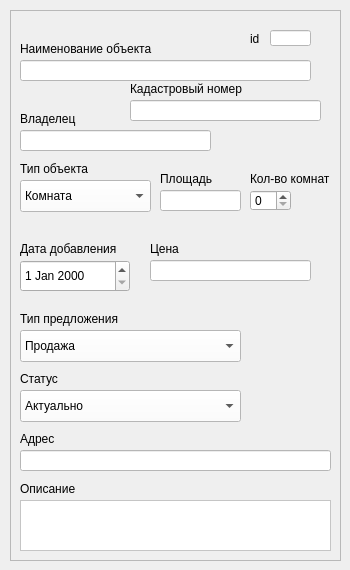
    <widget class="QWidget" name="page_Objectsc">
     <widget class="QFrame" name="frame_10">
      <property name="geometry">
       <rect>
        <x>10</x>
        <y>10</y>
        <width>331</width>
        <height>551</height>
       </rect>
      </property>
      <property name="frameShape">
       <enum>QFrame::StyledPanel</enum>
      </property>
      <property name="frameShadow">
       <enum>QFrame::Raised</enum>
      </property>
      <widget class="QLineEdit" name="tb_objectsc_id">
       <property name="geometry">
        <rect>
         <x>260</x>
         <y>20</y>
         <width>41</width>
         <height>16</height>
        </rect>
       </property>
       <property name="styleSheet">
        <string notr="true">color: rgb(0, 0, 0);
background-color: rgb(255, 255, 255);</string>
       </property>
      </widget>
      <widget class="QLineEdit" name="tb_objectsc_name">
       <property name="geometry">
        <rect>
         <x>10</x>
         <y>50</y>
         <width>291</width>
         <height>21</height>
        </rect>
       </property>
       <property name="styleSheet">
        <string notr="true">color: rgb(0, 0, 0);
background-color: rgb(255, 255, 255);</string>
       </property>
      </widget>
      <widget class="QLineEdit" name="tb_objectsc_owner">
       <property name="geometry">
        <rect>
         <x>10</x>
         <y>120</y>
         <width>191</width>
         <height>21</height>
        </rect>
       </property>
       <property name="styleSheet">
        <string notr="true">color: rgb(0, 0, 0);
background-color: rgb(255, 255, 255);</string>
       </property>
      </widget>
      <widget class="QLabel" name="label_client_lname_11">
       <property name="geometry">
        <rect>
         <x>10</x>
         <y>30</y>
         <width>150</width>
         <height>18</height>
        </rect>
       </property>
       <property name="text">
        <string>Наименование объекта</string>
       </property>
      </widget>
      <widget class="QLabel" name="label_fname_22">
       <property name="geometry">
        <rect>
         <x>10</x>
         <y>100</y>
         <width>96</width>
         <height>18</height>
        </rect>
       </property>
       <property name="text">
        <string>Владелец</string>
       </property>
      </widget>
      <widget class="QLabel" name="label_12">
       <property name="geometry">
        <rect>
         <x>240</x>
         <y>20</y>
         <width>12</width>
         <height>18</height>
        </rect>
       </property>
       <property name="text">
        <string>id</string>
       </property>
      </widget>
      <widget class="QLabel" name="label_fname_30">
       <property name="geometry">
        <rect>
         <x>10</x>
         <y>150</y>
         <width>77</width>
         <height>18</height>
        </rect>
       </property>
       <property name="text">
        <string>Тип объекта</string>
       </property>
      </widget>
      <widget class="QComboBox" name="cb_objectsc_type">
       <property name="geometry">
        <rect>
         <x>10</x>
         <y>170</y>
         <width>131</width>
         <height>32</height>
        </rect>
       </property>
       <property name="styleSheet">
        <string notr="true">background-color: rgb(255, 255, 255);
color: rgb(0, 0, 0);</string>
       </property>
       <item>
        <property name="text">
         <string>Комната</string>
        </property>
       </item>
       <item>
        <property name="text">
         <string>Квартира</string>
        </property>
       </item>
       <item>
        <property name="text">
         <string>Частный дом</string>
        </property>
       </item>
       <item>
        <property name="text">
         <string>Земельный участок</string>
        </property>
       </item>
       <item>
        <property name="text">
         <string>Гараж</string>
        </property>
       </item>
       <item>
        <property name="text">
         <string>Коммерческая недвижимость</string>
        </property>
       </item>
      </widget>
      <widget class="QComboBox" name="cb_objectsc_dtype">
       <property name="geometry">
        <rect>
         <x>10</x>
         <y>320</y>
         <width>221</width>
         <height>32</height>
        </rect>
       </property>
       <property name="styleSheet">
        <string notr="true">background-color: rgb(255, 255, 255);
color: rgb(0, 0, 0);</string>
       </property>
       <item>
        <property name="text">
         <string>Продажа</string>
        </property>
       </item>
       <item>
        <property name="text">
         <string>Аренда</string>
        </property>
       </item>
      </widget>
      <widget class="QLabel" name="label_fname_31">
       <property name="geometry">
        <rect>
         <x>10</x>
         <y>300</y>
         <width>113</width>
         <height>18</height>
        </rect>
       </property>
       <property name="text">
        <string>Тип предложения</string>
       </property>
      </widget>
      <widget class="QLineEdit" name="tb_objectsc_square">
       <property name="geometry">
        <rect>
         <x>150</x>
         <y>180</y>
         <width>81</width>
         <height>21</height>
        </rect>
       </property>
       <property name="styleSheet">
        <string notr="true">color: rgb(0, 0, 0);
background-color: rgb(255, 255, 255);</string>
       </property>
      </widget>
      <widget class="QLabel" name="label_fname_32">
       <property name="geometry">
        <rect>
         <x>150</x>
         <y>160</y>
         <width>59</width>
         <height>18</height>
        </rect>
       </property>
       <property name="text">
        <string>Площадь</string>
       </property>
      </widget>
      <widget class="QLabel" name="label_fname_33">
       <property name="geometry">
        <rect>
         <x>240</x>
         <y>160</y>
         <width>96</width>
         <height>18</height>
        </rect>
       </property>
       <property name="text">
        <string>Кол-во комнат</string>
       </property>
      </widget>
      <widget class="QSpinBox" name="sb_objectsc_rooms">
       <property name="geometry">
        <rect>
         <x>240</x>
         <y>180</y>
         <width>41</width>
         <height>21</height>
        </rect>
       </property>
       <property name="wrapping">
        <bool>false</bool>
       </property>
      </widget>
      <widget class="QLabel" name="label_fname_34">
       <property name="geometry">
        <rect>
         <x>10</x>
         <y>420</y>
         <width>92</width>
         <height>18</height>
        </rect>
       </property>
       <property name="text">
        <string>Адрес</string>
       </property>
      </widget>
      <widget class="QLineEdit" name="tb_objectsc_address">
       <property name="geometry">
        <rect>
         <x>10</x>
         <y>440</y>
         <width>311</width>
         <height>21</height>
        </rect>
       </property>
       <property name="styleSheet">
        <string notr="true">color: rgb(0, 0, 0);
background-color: rgb(255, 255, 255);</string>
       </property>
      </widget>
      <widget class="QLabel" name="label_fname_35">
       <property name="geometry">
        <rect>
         <x>10</x>
         <y>470</y>
         <width>63</width>
         <height>18</height>
        </rect>
       </property>
       <property name="text">
        <string>Описание</string>
       </property>
      </widget>
      <widget class="QLabel" name="label_fname_36">
       <property name="geometry">
        <rect>
         <x>10</x>
         <y>360</y>
         <width>59</width>
         <height>18</height>
        </rect>
       </property>
       <property name="text">
        <string>Статус</string>
       </property>
      </widget>
      <widget class="QPlainTextEdit" name="tb_objectsc_desc">
       <property name="geometry">
        <rect>
         <x>10</x>
         <y>490</y>
         <width>311</width>
         <height>51</height>
        </rect>
       </property>
       <property name="styleSheet">
        <string notr="true">color: rgb(0, 0, 0);
background-color: rgb(255, 255, 255);</string>
       </property>
      </widget>
      <widget class="QLineEdit" name="tb_objectsc_price">
       <property name="geometry">
        <rect>
         <x>140</x>
         <y>250</y>
         <width>161</width>
         <height>21</height>
        </rect>
       </property>
       <property name="styleSheet">
        <string notr="true">color: rgb(0, 0, 0);
background-color: rgb(255, 255, 255);</string>
       </property>
       <property name="inputMethodHints">
        <set>Qt::ImhNone</set>
       </property>
       <property name="inputMask">
        <string>999999999</string>
       </property>
      </widget>
      <widget class="QLabel" name="label_fname_37">
       <property name="geometry">
        <rect>
         <x>140</x>
         <y>230</y>
         <width>59</width>
         <height>18</height>
        </rect>
       </property>
       <property name="text">
        <string>Цена</string>
       </property>
      </widget>
      <widget class="QDateEdit" name="dtpicker_objectsc_addate">
       <property name="geometry">
        <rect>
         <x>10</x>
         <y>250</y>
         <width>110</width>
         <height>32</height>
        </rect>
       </property>
      </widget>
      <widget class="QLabel" name="label_fname_38">
       <property name="geometry">
        <rect>
         <x>10</x>
         <y>230</y>
         <width>110</width>
         <height>18</height>
        </rect>
       </property>
       <property name="text">
        <string>Дата добавления</string>
       </property>
      </widget>
      <widget class="QComboBox" name="cb_objectsc_status">
       <property name="geometry">
        <rect>
         <x>10</x>
         <y>380</y>
         <width>221</width>
         <height>32</height>
        </rect>
       </property>
       <property name="styleSheet">
        <string notr="true">background-color: rgb(255, 255, 255);
color: rgb(0, 0, 0);</string>
       </property>
       <item>
        <property name="text">
         <string>Актуально</string>
        </property>
       </item>
       <item>
        <property name="text">
         <string>Продано</string>
        </property>
       </item>
      </widget>
      <widget class="QLabel" name="label_fname_28">
       <property name="geometry">
        <rect>
         <x>120</x>
         <y>70</y>
         <width>128</width>
         <height>18</height>
        </rect>
       </property>
       <property name="text">
        <string>Кадастровый номер</string>
       </property>
      </widget>
      <widget class="QLineEdit" name="tb_objectsc_cadastral">
       <property name="geometry">
        <rect>
         <x>120</x>
         <y>90</y>
         <width>191</width>
         <height>21</height>
        </rect>
       </property>
       <property name="styleSheet">
        <string notr="true">color: rgb(0, 0, 0);
background-color: rgb(255, 255, 255);</string>
       </property>
       <property name="text">
        <string/>
       </property>
      </widget>
     </widget>
    </widget>
